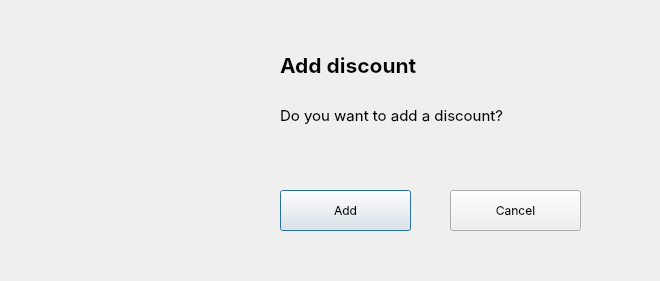
<?xml version="1.0" encoding="UTF-8"?>
<ui version="4.0">
 <class>Dialog</class>
 <widget class="QDialog" name="Dialog">
  <property name="geometry">
   <rect>
    <x>0</x>
    <y>0</y>
    <width>660</width>
    <height>281</height>
   </rect>
  </property>
  <property name="windowTitle">
   <string>Dialog</string>
  </property>
  <widget class="QLabel" name="label">
   <property name="geometry">
    <rect>
     <x>40</x>
     <y>40</y>
     <width>200</width>
     <height>200</height>
    </rect>
   </property>
   <property name="text">
    <string/>
   </property>
   <property name="pixmap">
    <pixmap>add_discount.png</pixmap>
   </property>
   <property name="scaledContents">
    <bool>true</bool>
   </property>
  </widget>
  <widget class="QPushButton" name="pushButton">
   <property name="geometry">
    <rect>
     <x>280</x>
     <y>190</y>
     <width>131</width>
     <height>41</height>
    </rect>
   </property>
   <property name="font">
    <font>
     <family>SF Pro Display</family>
     <pointsize>9</pointsize>
    </font>
   </property>
   <property name="text">
    <string>Add</string>
   </property>
   <property name="default">
    <bool>false</bool>
   </property>
   <property name="flat">
    <bool>false</bool>
   </property>
  </widget>
  <widget class="QPushButton" name="cancel_btn">
   <property name="geometry">
    <rect>
     <x>450</x>
     <y>190</y>
     <width>131</width>
     <height>41</height>
    </rect>
   </property>
   <property name="font">
    <font>
     <family>SF Pro Display</family>
     <pointsize>9</pointsize>
    </font>
   </property>
   <property name="text">
    <string>Cancel</string>
   </property>
  </widget>
  <widget class="QLabel" name="label_2">
   <property name="geometry">
    <rect>
     <x>280</x>
     <y>30</y>
     <width>391</width>
     <height>71</height>
    </rect>
   </property>
   <property name="font">
    <font>
     <family>SF Pro Display</family>
     <pointsize>16</pointsize>
     <weight>75</weight>
     <bold>true</bold>
    </font>
   </property>
   <property name="text">
    <string>Add discount</string>
   </property>
  </widget>
  <widget class="QLabel" name="label_3">
   <property name="geometry">
    <rect>
     <x>280</x>
     <y>80</y>
     <width>391</width>
     <height>71</height>
    </rect>
   </property>
   <property name="font">
    <font>
     <family>SF Pro Display</family>
     <pointsize>11</pointsize>
     <weight>50</weight>
     <bold>false</bold>
    </font>
   </property>
   <property name="text">
    <string>&lt;html&gt;&lt;head/&gt;&lt;body&gt;&lt;p&gt;Do you want to add a discount?&lt;/p&gt;&lt;/body&gt;&lt;/html&gt;</string>
   </property>
  </widget>
 </widget>
 <resources/>
 <connections/>
</ui>
